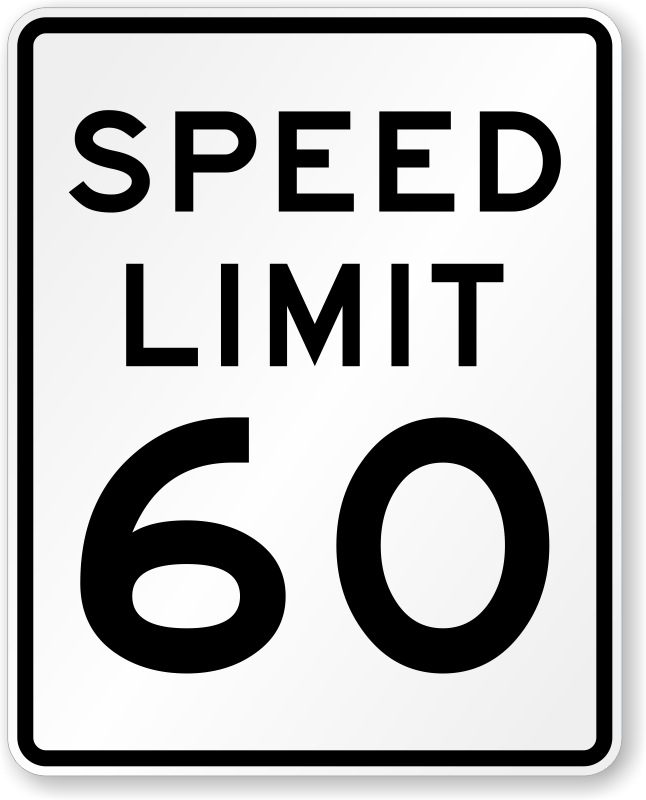
#> input picture speed-detection/60.png, 646 x 800 px
$ python speed-limit-detection.py
#> lines starting #> are read from the running program, lines starting #| are printed output that depends on the picture
import pytesseract
from PIL import Image

# Read the image using PIL
img = Image.open('60.png')
#> img is the input picture: PIL image 646x800 RGBA; mean R, G, B, A 163.2, 163.2, 163.4, 235.2

# Convert the image to grayscale
gray = img.convert('L')
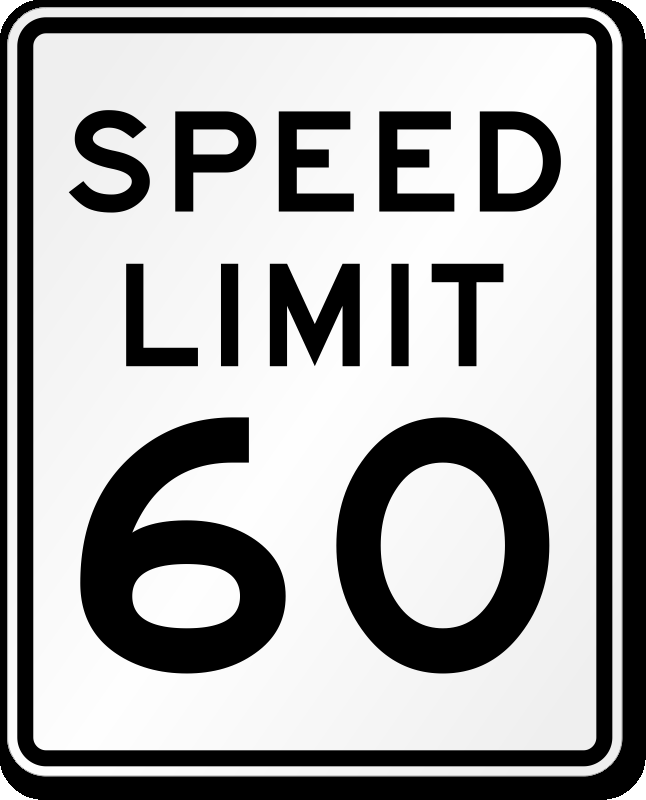
#> gray: PIL image 646x800 L; min 0, max 255, mean 163.2

# Use Tesseract OCR to extract text from the image
#> (the run stopped early here; a loop or call above may not have finished)
